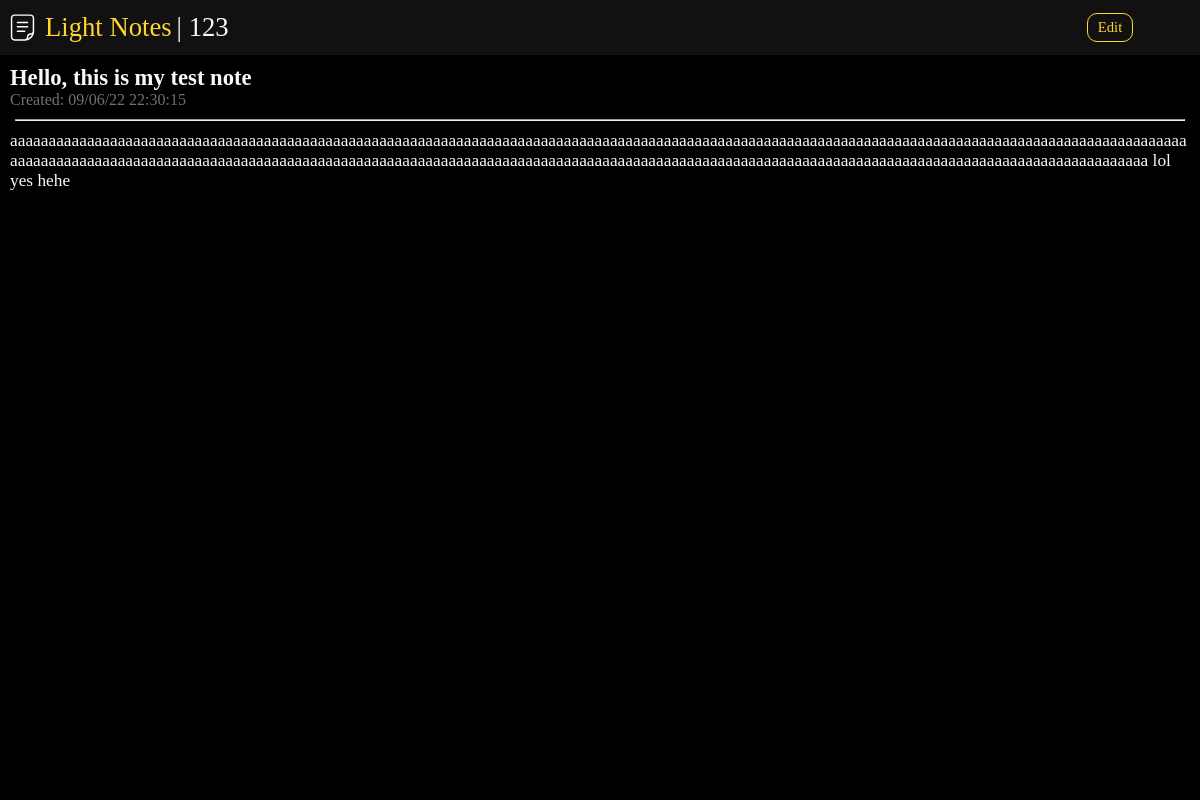
The page /note/8 (signed in) on the database as committed earlier.
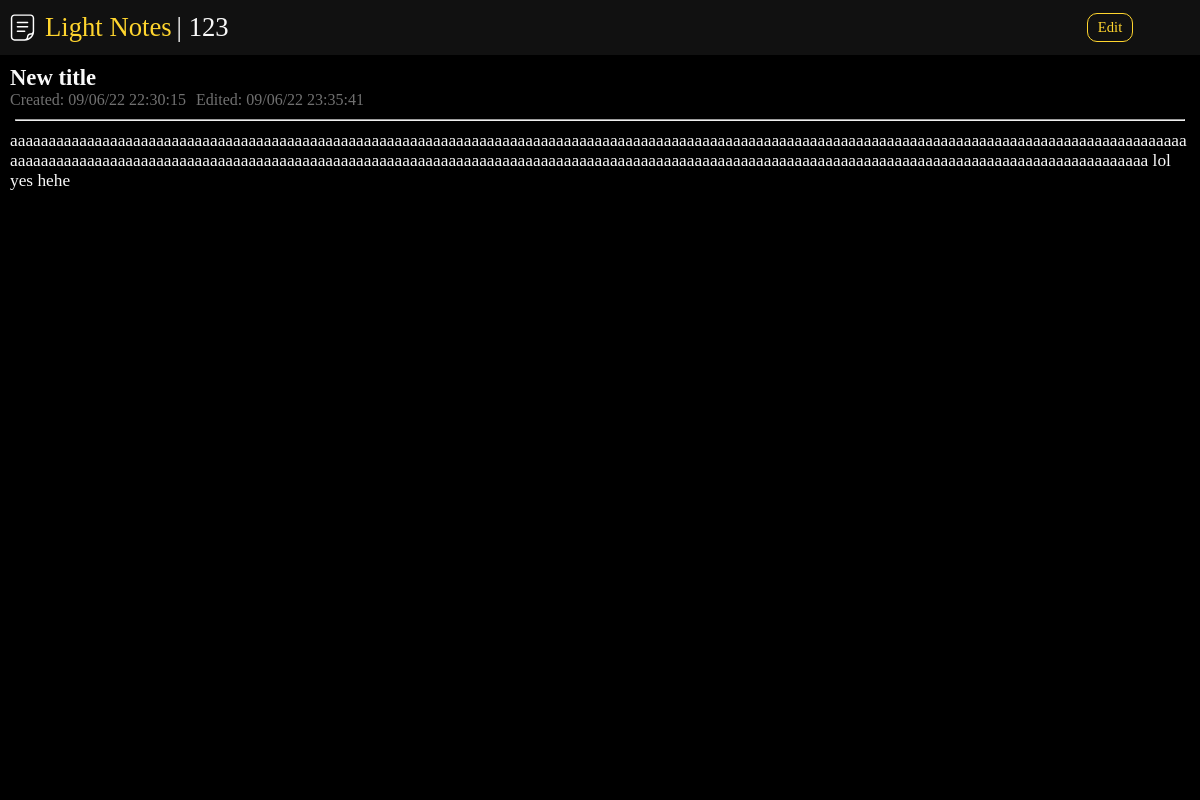
The same page on the database as committed later.
### objects.py (models this page shows)
class Note(db.Model):
    __tablename__ = "note"
    id = Column(db.Integer, primary_key=True, autoincrement=True)
    author = Column(db.Integer, ForeignKey("user.id"))
    title = Column(db.String(100), nullable=True)
    text = Column(db.Text, nullable=False)
    created = Column(db.DateTime, nullable=False, default=datetime.datetime.now)
    edited = Column(db.DateTime, nullable=True)

### app.py (the view, shortened to what this page needs)
@app.route("/note/<int:note_id>", methods=["GET", "PUT", "DETETE"])
@login_required
def note(note_id):
    note_query = Note.query.filter(Note.id==note_id)
    note = note_query.first()
    if request.method == "GET":
        if not note or note.author != current_user.id:
            return redirect("/")
        return render_template("note.html", note=note)

### objects.py (called while the page is built)
@login_manager.user_loader
def load_user(user_id):
    return User.query.filter(User.id==user_id).first()

### templates/note.html (shortened to what this page needs)
{% extends 'base.html' %}
{% block body %}
<nav>
    <div class="nav-left">
        <img id="nav-icon" src="{{ url_for('static', filename='favicon.svg') }}">
        <a id="nav-title" class="nav-text" href="/">Light Notes</a>
        <span class="nav-text">| {{ current_user.login }}</span>
    </div>
    <div class="nav-right">
        <a id="nav-edit">Edit</a>
    </div>
</nav>
<div id="note-view">
    <div id="note-title">{{ note.title }}</div>
    <div class="date-row">
        <div id="note-date">Created: {{ note.created.strftime("%x %X") }}</div>
        {% if note.edited %}
        <div id="note-date">Edited: {{ note.edited.strftime("%x %X") }}</div>
        {% endif %}
    </div>
    <hr>
    <div id="note-text">{{ note.text }}</div>
    <div id="save-button-div">
    </div>
</div>
{% endblock %}

Rows that differ between the two databases and show on the page:
changed Note: title "Hello, this is my test note" → "New title"; edited (not shown) → "09/06/22 23:35:41"
Other text that changed with them:
text now shown: "Edited:"
